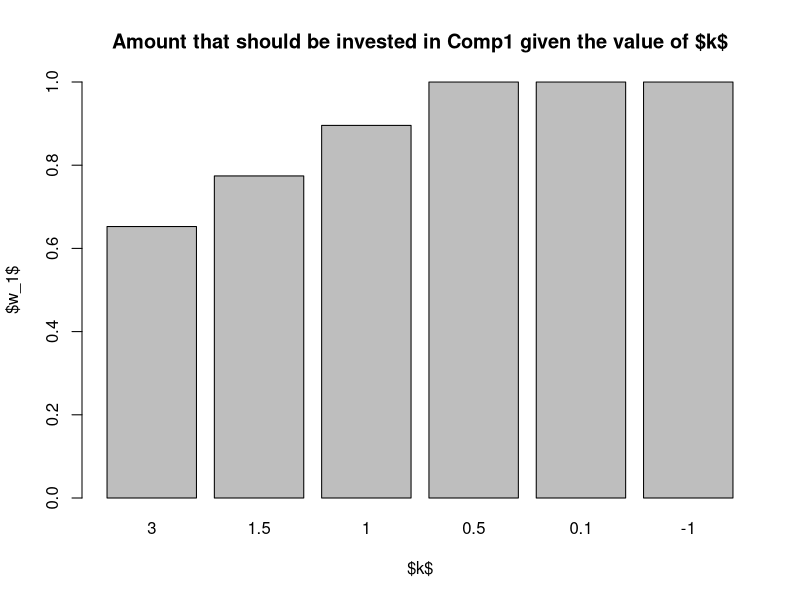
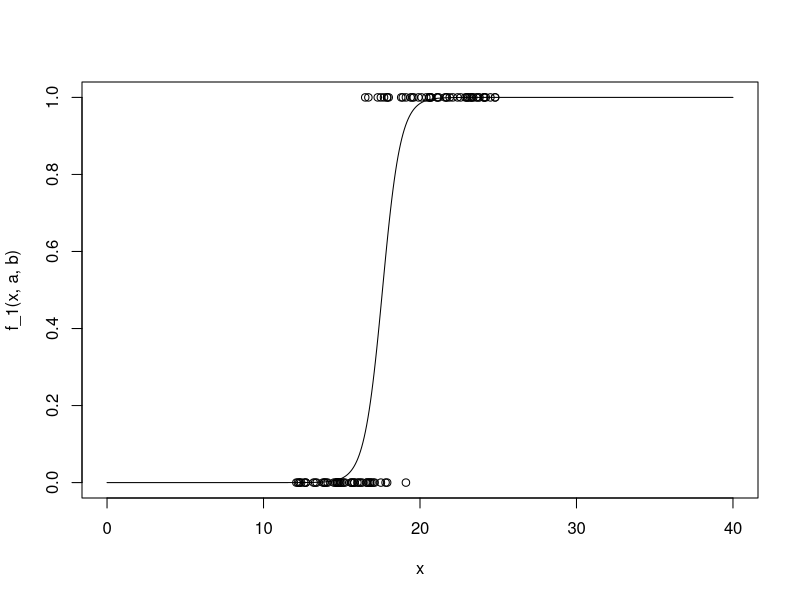
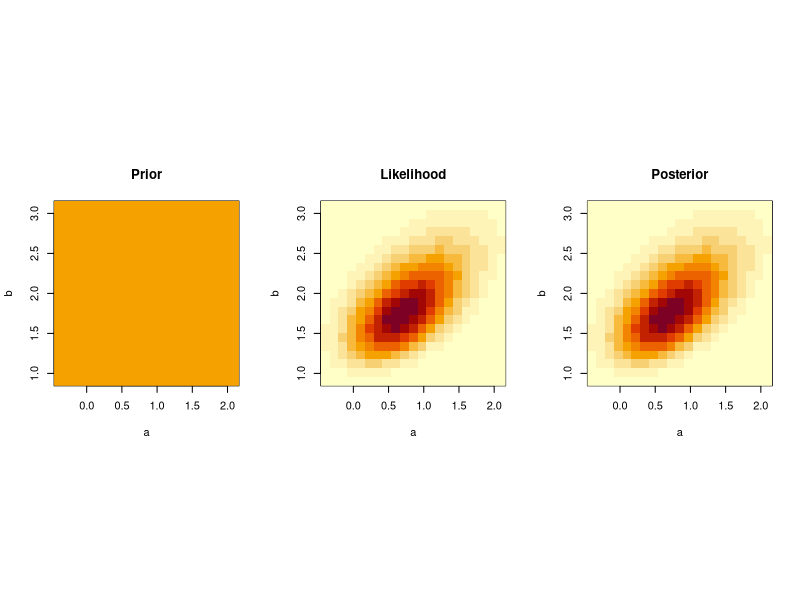
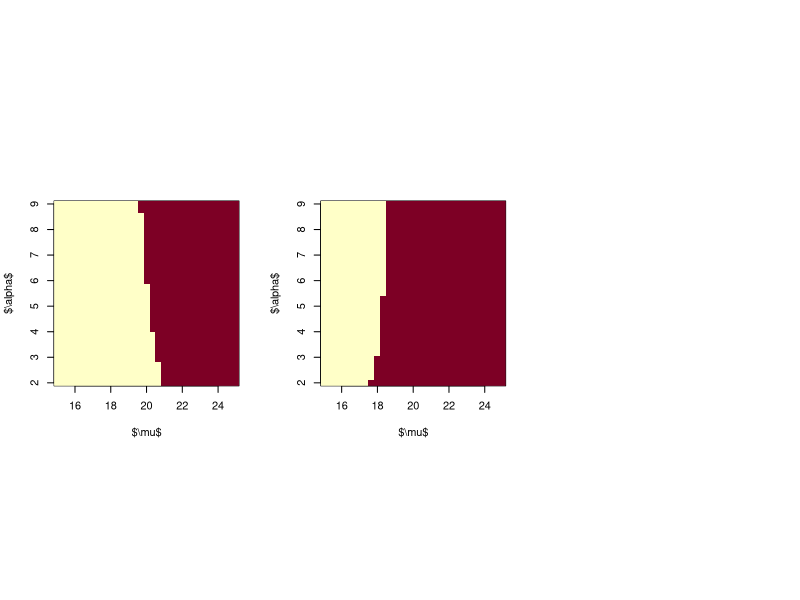

Generate these figures, in order, with R: (Note: a time limit stopped this script after it produced the figures.)
# Assignment 1
# b) Optimize weight for the case with the two stocks
data <- read.csv2("stockdata.txt")
attach(data)

# XXX: These are transposed compared to the lecture notes
X <- cbind(Comp1, Comp2) # X_ji is the price of stock i after day j
Z <- diff(log(X)) # Z_ji := log(X_ij / X_i,j-1)
gamma <- apply(Z, 2, mean); Sigma <- var(Z) # Estimate parameters from data

optimizeWeights <- function(k) {
	result <- optimize(function(w_1) {
		w <- c(w_1, 1 - w_1) # Σw_i = 1 => w_2 = 1 - w_1
		crossprod(w, gamma) - k * crossprod(w, Sigma %*% w) / 2
	}, interval = c(0, 1), maximum = TRUE)
	result$maximum
}

k <- c(3, 1.5, 1, 0.5, 0.1, -1)
w_1 <- sapply(k, function(k) optimizeWeights(k))
barplot(w_1, main = "Amount that should be invested in Comp1 given the value of $k$",
	xlab = "$k$", ylab = "$w_1$",
	names.arg = k,
	ylim = 0:1)

# Assignment 2
# a) Fit logistic regression by numerical ML for the data given parameters a, b
matureKnee <- read.table("matureKnee.txt"); immatureKnee <- read.table("immatureKnee.txt")

f_1 <- function(x, a, b) 1 - 1 / (1 + exp(a + b * (x - 18)))
f_0 <- function(...) 1 - f_1(...)

# Likelihood function
L <- function(a = 1, b = 1.5) prod(f_1(matureKnee, a, b)) * prod(f_0(immatureKnee, a, b))
l <- function(a = 1, b = 1.5) sum(log(f_1(matureKnee, a, b))) + sum(log(f_0(immatureKnee, a, b)))

res <- optim(par = formals(l), fn = function(x) L(x[["a"]], x[["b"]]),
	control = list(fnscale = -1) # Maximize instead of minimize
)
a <- res$par[["a"]]; b <- res$par[["b"]]

# Plot the data together with the logistic regression curve
x <- seq(0, 40, length.out = 500)
plot(x, f_1(x, a, b), 'l')
points(x = matureKnee$V1, y = sapply(matureKnee$V1, function(x) 1))
points(x = immatureKnee$V1, y = sapply(immatureKnee$V1, function(x) 0))

# b) With a uniform prior, plot the posterior on a grid with values of a and b
a_min <- -0.4; a_max <- 2.1; b_min <- 0.9; b_max <- 3.1; grid_length <- 21
A <- seq(a_min, a_max, length.out = grid_length); B <- seq(b_min, b_max, length.out = grid_length)

normalize <- function(a) a / sum(a)

prior <- outer(A, B, FUN = Vectorize(function(A, B) 1 / grid_length^2)) # Uniform prior
likelihood <- outer(A, B, FUN = Vectorize(L))
posterior <- normalize(prior * likelihood)

par(mfrow = c(1, 3), pty="s")
for (grid in list(list(prior, "Prior"), list(likelihood, "Likelihood"), list(posterior, "Posterior"))) {
	image(A, B, grid[[1]], xlab = "a", ylab = "b",
		main = grid[[2]])
}

# c) Find μ, α in the distribution of true ages so that the optimal decision is to classify
# persons with mature knees as adults
local({
	B <- 10
	c_1 <<- function(x) ifelse(x <= 18, B, 1)
	c_2 <<- function(x) ifelse(x <= 18, B * (18 - x), x - 18)
})

# Density function of the distribution of true ages.
dtrueages <- function(x, mu, alpha) dgamma(x - 14, alpha, alpha / (mu - 14))

mu_min <- 15; mu_max <- 25; alpha_min <- 2; alpha_max <- 9; grid_length <- 31
Mu <- seq(mu_min, mu_max, length.out = grid_length);
Alpha <- seq(alpha_min, alpha_max, length.out = grid_length)

calc_opt_mature_adults <- function(integrate_fun, c) {
	opt_mature_adults <- outer(Mu, Alpha, FUN = Vectorize(function(mu, alpha) {
			f <- function(x, a, b) dtrueages(x, mu, alpha) * f_1(x, a, b) * c(x)
			C_c <- integrate_fun(f, lower = 18, upper = Inf)
			C_a <- integrate_fun(f, lower = 0, upper = 18)
			C_c > C_a # Whether optimal to classify as adult
}))
	image(Mu, Alpha, opt_mature_adults, xlab = "$\\mu$", ylab="$\\alpha$") # Red is TRUE
	opt_mature_adults
}

opt_mature_adults_c1 <- calc_opt_mature_adults(function(f, ...) integrate(f, ..., a, b)$value, c_1)
opt_mature_adults_c2 <- calc_opt_mature_adults(function(f, ...) integrate(f, ..., a, b)$value, c_2)

# d) Same as c) but sum over the uncertainty in the parameters a and b
uncertainty_int_fun <- function(f, ...)
	sum(posterior * outer(A, B, FUN = Vectorize(function(a, b) integrate(f, ..., a, b)$value)))

opt_mature_adults_d1 <- calc_opt_mature_adults(uncertainty_int_fun, c_1)
opt_mature_adults_d2 <- calc_opt_mature_adults(uncertainty_int_fun, c_2)
